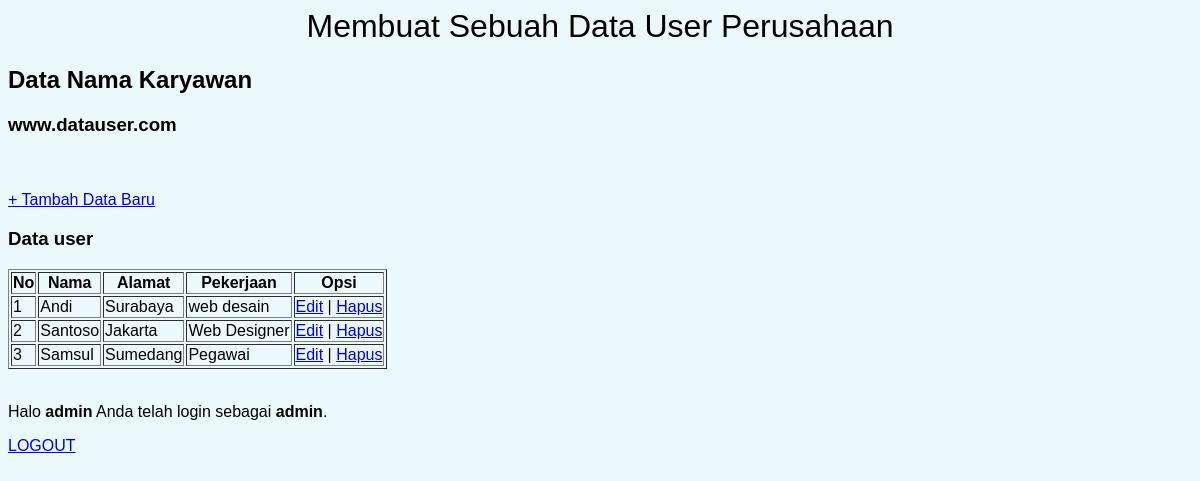
The page /home.php (signed in) on the database its author committed.
### tables this page shows
CREATE TABLE `karyawan` (
  `id` int(11) NOT NULL,
  `nama` varchar(50) NOT NULL,
  `alamat` text NOT NULL,
  `pekerjaan` varchar(50) NOT NULL
);

### home.php (the view, shortened to what this page needs)
<html>
<head>
	<link rel="stylesheet" type="text/css" href="style.css">
</head>
<body>
	<div class="judul">
		<h1>Membuat Sebuah Data User Perusahaan</h1>
		<h2>Data Nama Karyawan</h2>
		<h3>www.datauser.com</h3>
	</div>
	<br/>
	<br/>
	<a class="tombol" href="input.php">+ Tambah Data Baru</a>
	<h3>Data user</h3>
	<table border="1" class="table">
		<tr>
			<th>No</th>
			<th>Nama</th>
			<th>Alamat</th>
			<th>Pekerjaan</th>
			<th>Opsi</th>
		</tr>
		<?php
        include "koneksi.php";
        $query_mysql = mysqli_query($connect,"SELECT * FROM karyawan");
		$nomor = 1;
		while($data = mysqli_fetch_array($query_mysql)){
		?>
		<tr>
			<td><?php echo $nomor++; ?></td>
			<td><?php echo $data['nama']; ?></td>
			<td><?php echo $data['alamat']; ?></td>
			<td><?php echo $data['pekerjaan']; ?></td>
			<td>
				<a class="edit" href="edit.php?id=<?php echo $data['id']; ?>">Edit</a> |
				<a class="hapus" href="hapus.php?id=<?php echo $data['id']; ?>">Hapus</a>
			</td>
		</tr>
		<?php } ?>
	</table>
	<br>
	<p>Halo <b><?php echo $_SESSION['username']; ?></b> Anda telah login sebagai <b><?php echo $_SESSION['level']; ?></b>.</p>
	<a href="logout.php">LOGOUT</a>
</body>
</html>

### style.css (style rules this page uses)
body { font-family: sans-serif; background: #ebf9fb; }
h1 { text-align: center; font-weight: 300; }

### rows shown on the page
karyawan: nama "Andi", alamat "Surabaya", pekerjaan "web desain"
karyawan: nama "Santoso", alamat "Jakarta", pekerjaan "Web Designer"
karyawan: nama "Samsul", alamat "Sumedang", pekerjaan "Pegawai"

### other values the page prints
$_SESSION['username'] "admin"
$_SESSION['level'] "admin"
